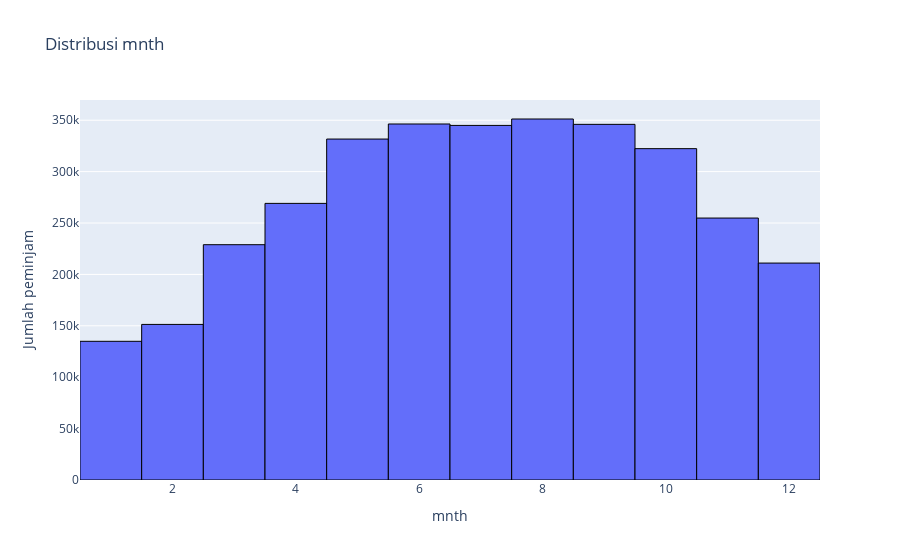
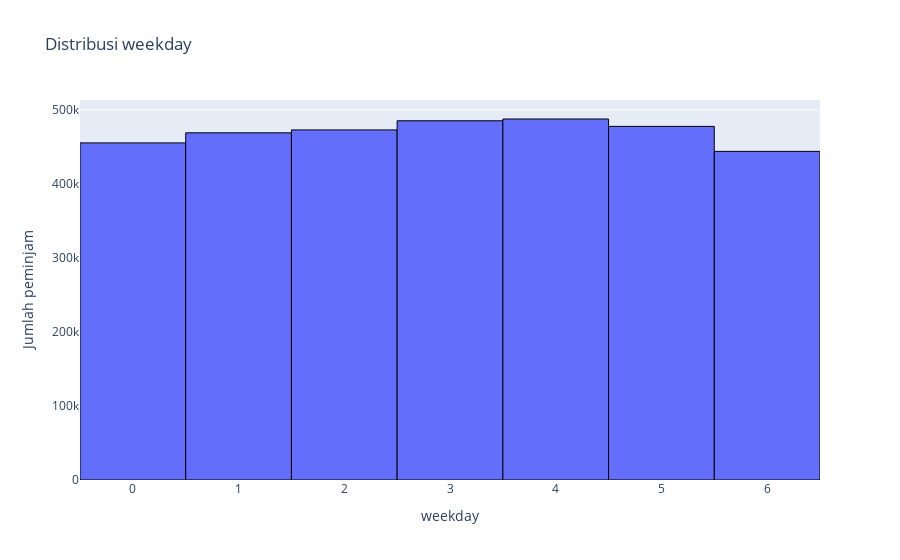
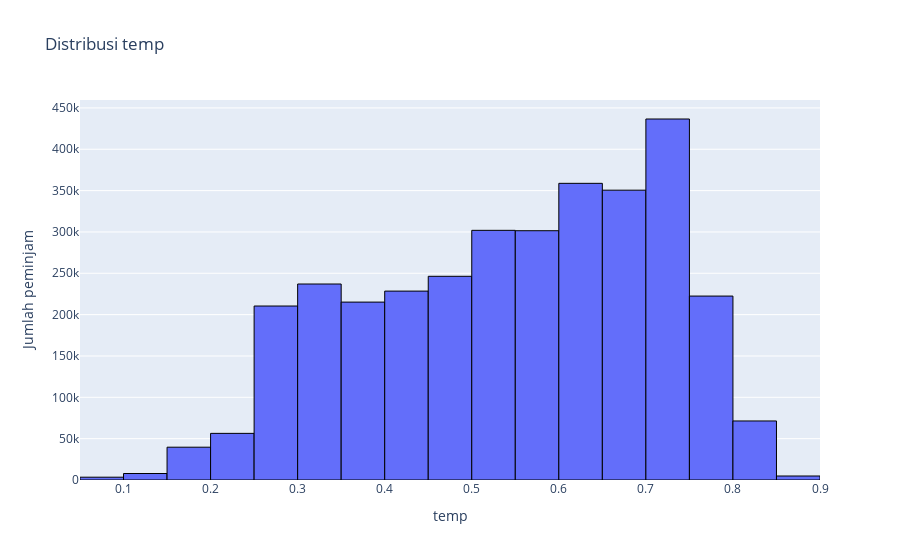
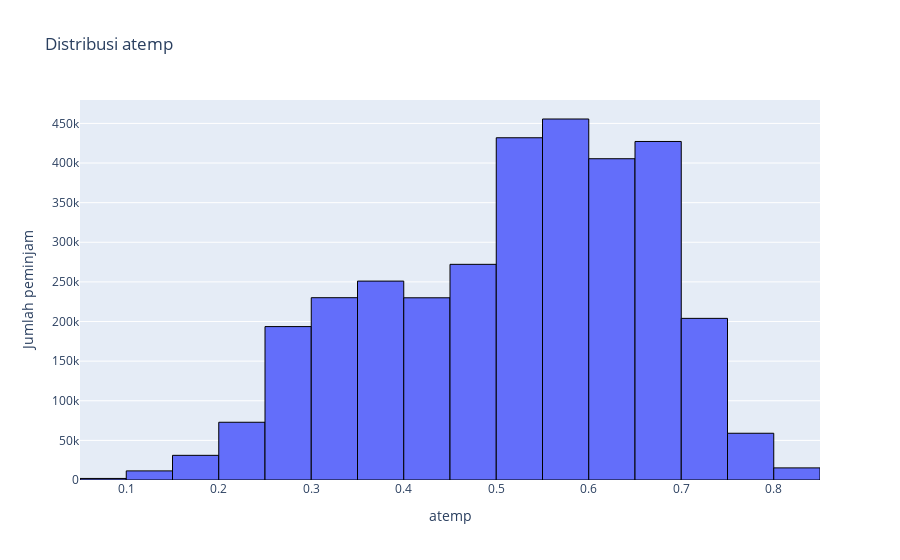

Notebook source saved alongside these figures, in order:
### Markdown cell above
**Insight :**
- Dari visualisasi ini, kita dapat melihat tren peminjaman sepeda berdasarkan hari dalam seminggu. Misalnya, apakah ada hari tertentu yang lebih banyak peminjamannya atau hari yang lebih rendah. Insight ini bisa digunakan untuk optimasi penggunaan sepeda di hari-hari tertentu dan pengelolaan armada sepeda secara lebih efektif.

### Code cell
fitur = ['mnth', 'weekday', 'temp', 'atemp', 'hum', 'windspeed', 'casual', 'registered']
for feature in fitur:
    fig = px.histogram(daily_data, x=feature, y='cnt', title=f'Distribusi {feature}')
    fig.update_traces(marker_line_color='black', marker_line_width=1)
    fig.update_layout(yaxis_title='Jumlah peminjam')
    fig.show()

### Figure 1 — Plotly figure (JSON) as saved in the notebook; plotly's stock layout.template omitted (floating-point values rounded to 4 significant figures; data arrays with more than 128 entries replaced by an {"elided": "..."} marker saying what was removed)
{"data": [{"alignmentgroup": "True", "bingroup": "x", "histfunc": "sum", "hovertemplate": "mnth=%{x}<br>sum of cnt=%{y}<extra></extra>", "legendgroup": "", "marker": {"color": "#636efa", "line": {"color": "black", "width": 1}, "pattern": {"shape": ""}}, "name": "", "offsetgroup": "", "orientation": "v", "showlegend": false, "type": "histogram", "x": {"elided": "731 int values"}, "xaxis": "x", "y": {"elided": "731 int values"}, "yaxis": "y"}], "layout": {"autosize": true, "barmode": "relative", "legend": {"tracegroupgap": 0}, "title": {"text": "Distribusi mnth"}, "xaxis": {"anchor": "y", "autorange": true, "domain": [0, 1], "range": [0.5, 12.5], "title": {"text": "mnth"}, "type": "linear"}, "yaxis": {"anchor": "x", "autorange": true, "domain": [0, 1], "range": [0, 369700.0], "title": {"text": "Jumlah peminjam"}, "type": "linear"}}}

### Figure 2 — Plotly figure (JSON) as saved in the notebook; plotly's stock layout.template omitted (floating-point values rounded to 4 significant figures; data arrays with more than 128 entries replaced by an {"elided": "..."} marker saying what was removed)
{"data": [{"alignmentgroup": "True", "bingroup": "x", "histfunc": "sum", "hovertemplate": "weekday=%{x}<br>sum of cnt=%{y}<extra></extra>", "legendgroup": "", "marker": {"color": "#636efa", "line": {"color": "black", "width": 1}, "pattern": {"shape": ""}}, "name": "", "offsetgroup": "", "orientation": "v", "showlegend": false, "type": "histogram", "x": {"elided": "731 int values"}, "xaxis": "x", "y": {"elided": "731 int values"}, "yaxis": "y"}], "layout": {"autosize": true, "barmode": "relative", "legend": {"tracegroupgap": 0}, "title": {"text": "Distribusi weekday"}, "xaxis": {"anchor": "y", "autorange": true, "domain": [0, 1], "range": [-0.5, 6.5], "title": {"text": "weekday"}, "type": "linear"}, "yaxis": {"anchor": "x", "autorange": true, "domain": [0, 1], "range": [0, 513500.0], "title": {"text": "Jumlah peminjam"}, "type": "linear"}}}

### Figure 3 — Plotly figure (JSON) as saved in the notebook; plotly's stock layout.template omitted (floating-point values rounded to 4 significant figures; data arrays with more than 128 entries replaced by an {"elided": "..."} marker saying what was removed)
{"data": [{"alignmentgroup": "True", "bingroup": "x", "histfunc": "sum", "hovertemplate": "temp=%{x}<br>sum of cnt=%{y}<extra></extra>", "legendgroup": "", "marker": {"color": "#636efa", "line": {"color": "black", "width": 1}, "pattern": {"shape": ""}}, "name": "", "offsetgroup": "", "orientation": "v", "showlegend": false, "type": "histogram", "x": {"elided": "731 float values"}, "xaxis": "x", "y": {"elided": "731 int values"}, "yaxis": "y"}], "layout": {"autosize": true, "barmode": "relative", "legend": {"tracegroupgap": 0}, "title": {"text": "Distribusi temp"}, "xaxis": {"anchor": "y", "autorange": true, "domain": [0, 1], "range": [0.05, 0.9], "title": {"text": "temp"}, "type": "linear"}, "yaxis": {"anchor": "x", "autorange": true, "domain": [0, 1], "range": [0, 459600.0], "title": {"text": "Jumlah peminjam"}, "type": "linear"}}}

### Figure 4 — Plotly figure (JSON) as saved in the notebook; plotly's stock layout.template omitted (floating-point values rounded to 4 significant figures; data arrays with more than 128 entries replaced by an {"elided": "..."} marker saying what was removed)
{"data": [{"alignmentgroup": "True", "bingroup": "x", "histfunc": "sum", "hovertemplate": "atemp=%{x}<br>sum of cnt=%{y}<extra></extra>", "legendgroup": "", "marker": {"color": "#636efa", "line": {"color": "black", "width": 1}, "pattern": {"shape": ""}}, "name": "", "offsetgroup": "", "orientation": "v", "showlegend": false, "type": "histogram", "x": {"elided": "731 float values"}, "xaxis": "x", "y": {"elided": "731 int values"}, "yaxis": "y"}], "layout": {"autosize": true, "barmode": "relative", "legend": {"tracegroupgap": 0}, "title": {"text": "Distribusi atemp"}, "xaxis": {"anchor": "y", "autorange": true, "domain": [0, 1], "range": [0.05, 0.85], "title": {"text": "atemp"}, "type": "linear"}, "yaxis": {"anchor": "x", "autorange": true, "domain": [0, 1], "range": [0, 479600.0], "title": {"text": "Jumlah peminjam"}, "type": "linear"}}}
